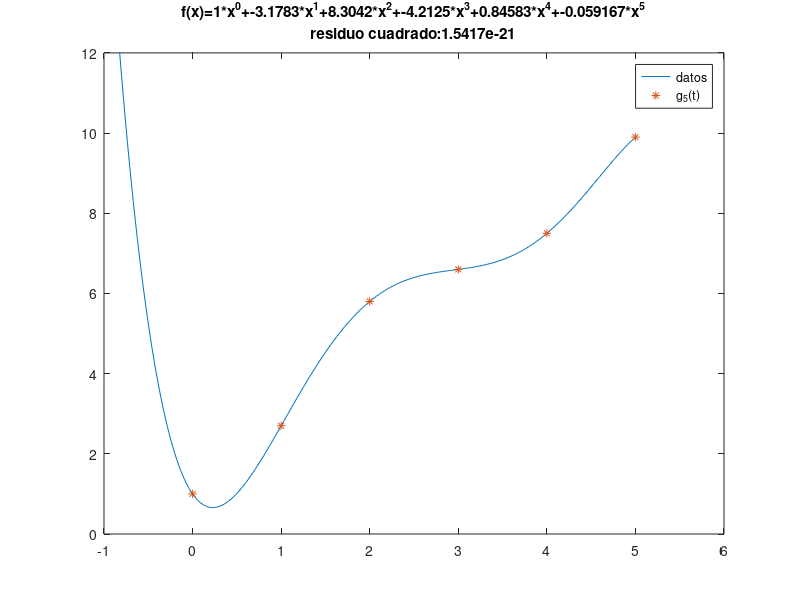

The MATLAB script that drew this image:
x = 0; % inicializar x
y = 0; % inicializar y

function coeficientes = polinomio_cm(n, x, y)
  if (size(x) != size(y) || n < 0)
    printf("ERROR: las dim. de x e y no coinciden o n no es un num nat.\n");
    return;
  end

  m = size(x)(2);  % cantidad de datos
  A = zeros(n, n); % matriz A
  b = zeros(1, n); % vector b
  Q = {n};         % arreglo de vectores Qi
  coeficientes = zeros(1, n); % inicializar el vector resultado

  % calcular vectores Qi
  for i=1:n+1
    Q{i} = ones(1, m) .* (x.^(i-1));
  end

  % calcular A y b
  for i=1:n+1
    for j=1:n+1
      A(i, j) = dot(Q{i}, Q{j}); % producto punto
    end
    b(i) = dot(Q{i}, y); % producto punto
  end

  coeficientes = linsolve(A, b'); % resolver el sistema Ax=b
end

% recibe un valor x y un vector de coeficientes de menor a mayor grado
% para computar un polinomio
function y = computarPolinomio(x, coeficientes)
  y = 0;

  for i=0:size(coeficientes)(1)-1
    y += (x^i) * coeficientes(i+1);
  end
end

% calcula el residuo cuadrado de una aproximación polinomial dada por los coeficientes
function err = obtenerResiduoCuadrado(x, y, coeficientes)
  if (size(x) != size(y))
    printf("ERROR: las dim. de x e y no coinciden o n no es un num nat.\n");
    return;
  end

  err = 0;

  for i=0:size(x)(2)-1
    err += (computarPolinomio(x(i+1), coeficientes)-y(i+1))^2;
  end
end

% convierte un vector de coeficientes de un polinomio, de menor a mayor grado
% en una cadena de caracteres para ser graficada con fplot
function str = polinomioToString(coeficientes)
  str = "";

  for i=0:size(coeficientes)(1)-1
    aux = "";

    if (i!=size(coeficientes)(1)-1)
      aux = "+";
    end

    str = strcat(str, num2str(coeficientes(i+1)), "*", "x", "^", num2str(i), aux);
  end
end

clc; %limpiar la consola
clf; %limpiar el gráfico

% cargar valores
n = 5;
x = [0, 1, 2, 3, 4, 5];
y = [1, 2.7, 5.8, 6.6, 7.5, 9.9];

% n es la el grado del polinomio de la aproximación
% x es un vector fila con los valores de la variable independiente
% y es un vector fila con los valores de la variable dependiente

% computar aproximación y residuo cuadrado
coeficientes = polinomio_cm(n, x, y);
err = obtenerResiduoCuadrado(x, y, coeficientes);

% graficar aproximación
fplot(polinomioToString(coeficientes));
hold on; % manter el gráfico anterior
plot(x, y, '*'); % graficar puntos dato

axis([-1 6 0 12]) % establecer límites para los ejes
legend('datos',strcat('g_',num2str(n),'(t)')); % cambiar la leyenda del gráfico

% mostrar como título el residuo cuadrado
txt = strcat("residuo cuadrado: ", num2str(err));
t = title({strcat("f(x)=", polinomioToString(coeficientes)), txt});

% mostrar resultados por consola
printf("polinomio encontrado de grado %d: %s\n", n, polinomioToString(coeficientes));
printf("residuo cuadrado: %E\n", err);
